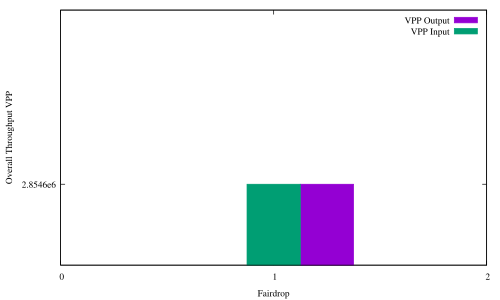

Recreate this plot in gnuplot.
#! xgp flow_pps.dat
# Created the Fri Dec  8 02:30:12 CET 2017 with:
#   ____________________________
#  /                            \
# /        xgp        __________/
# \__________________/.:nonsns:.
#
 
#-------------------------------------
# SHAPES:
# (c)ircle  (t)riangle (i)nv.tri.
#           (d)iamond  (s)quare
# FILLING:
# (f)illed  (o)paque  (e)mpty (default)
#-------------------------------------
   s=4  ; es=s  ; fs=s+1 ; os=s+66
   c=6  ; ec=c  ; fc=c+1 ; oc=os+1
   t=8  ; et=t  ; ft=t+1 ; ot=oc+1
   i=10 ; ei=i  ; fi=i+1 ; oi=ot+1
   d=12 ; ed=d  ; fd=d+1 ; od=oi+1
   p=14 ; ep=p  ; fp=p+1 ; op=od+1
#-------------------------------------
#  e.g.:  
#  empty circles vs filled squares
#  plot "file" u 1:3 w p pt ec, 
#           "" u 1:4 w lp pt fs
#-------------------------------------

#Happy gnuplotting


set out "in_out.pdf"
set term pdf font "Times,10"
#set pointsize 1.25

set key top righ
#set ylabel "Per flow rate [pps]"
set xlabel "Fairdrop"
set xtics 1
set boxwidth 0.25
set style fill solid
#set ytics nomirror
#set y2tics
#set yrange [0:5]
#set y2range [0:6000]
set ylabel "Overall Throughput VPP"
#set y2label "Flow Weight"
#set format y "%.t^.10^%T"
#set ytics 200000
#set yran [1e3:]
#min(a,b)=a<b?a:b
stats 	'flow_pps.dat'	every ::1 using 1 nooutput
total=int(STATS_sum)
print("Total Throughput")
print(total)
#f(x)=total
set yrange [0:9]

plot \
'in_out.dat'	u ($0+1+0.25):($2/1000000):ytic(2)   	t 'VPP Output'  axes x1y1 with boxes ,	\
'in_out.dat'  u ($0+1):($1/1000000):ytic(1)	t 'VPP Input'   axes x1y1 with boxes
#'flow_pps.dat'  u ($0+1-0.25):(f($1)/1000000)           t 'Per Flow Throughput'  axes x1y1 with boxes
